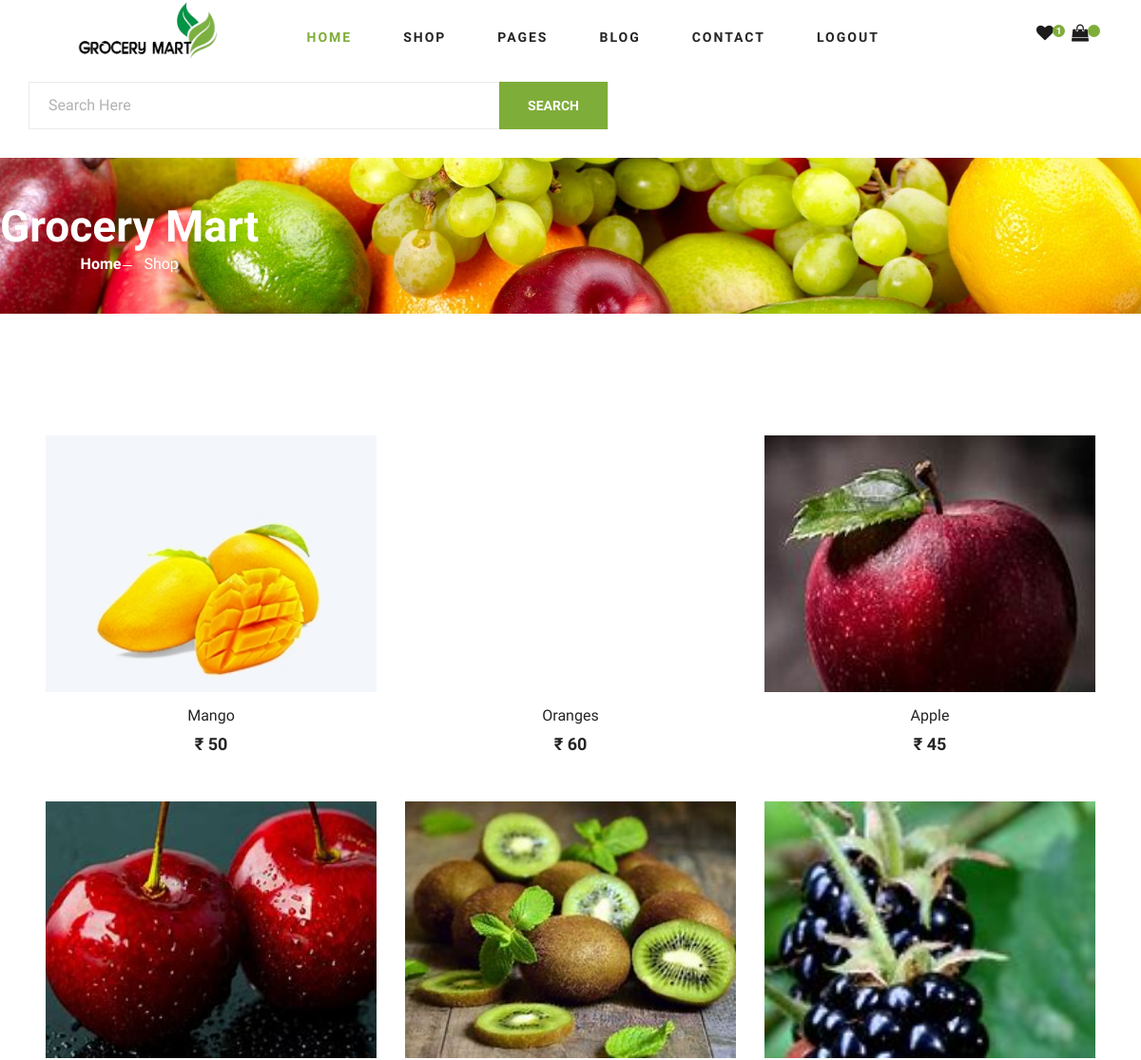
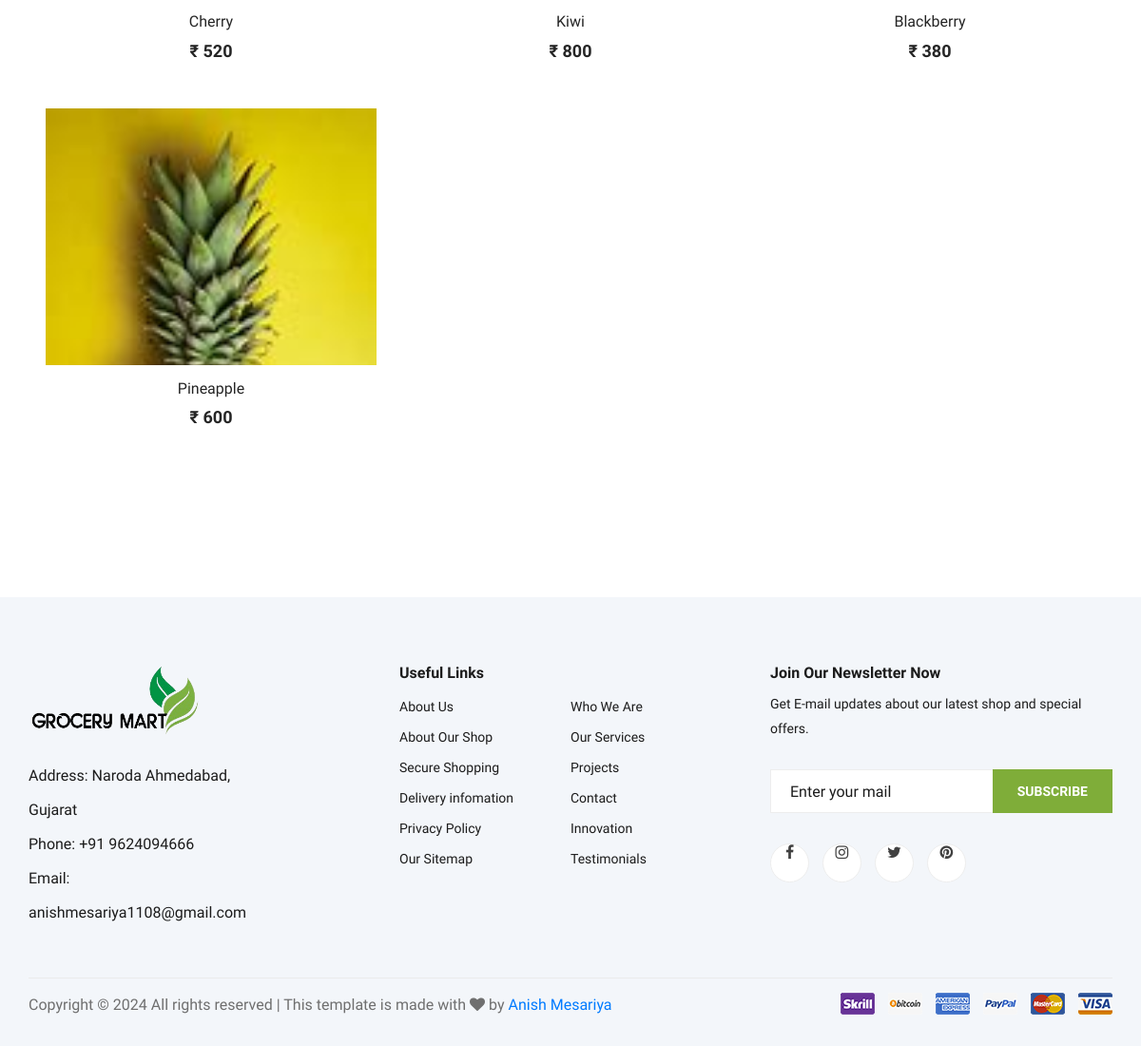
Page /category/1 on the committed database (2 pictures, top to bottom).
### myapp/models.py (models this page shows, shortened)
class Add_product(models.Model):
    main_id = models.ForeignKey(maincatagory,on_delete=models.CASCADE)
    user_id = models.ForeignKey(User, on_delete=models.CASCADE)
    pic = models.ImageField(upload_to = "img")
    name = models.CharField(max_length=30)
    quantuty = models.IntegerField(default=1)
    price = models.IntegerField()

### myapp/views.py (the view)
# urls.py: path('category/<str:id>',views.category,name='category'),
def category(request,id):
    mid = Add_product.objects.filter(main_id = id)
    context = {
        'mid' : mid
    }
    return render(request,"myapp/category.html",context)

### myapp/templates/myapp/category.html (shortened to what this page needs)
{% extends 'myapp/index.html' %}
{% load static %}
{% block content %}
<div class="container">
    <section class="hero hero-normal">
        <div class="row">
            <div class="col-lg-9">
                <div class="hero__search">
                    <div class="hero__search__form">
                        <form class="d-flex justify-content-between search-inner" action="/searchview" method="get">
                            <input type="text" class="form-control" id="search_input" placeholder="Search Here"
                                name="srch">
                            <button type="submit" class="site-btn">SEARCH</button>
                        </form>
                </div>
            </div>
        </div>
    </section>
</div>
<section class="breadcrumb-section set-bg" data-setbg="{% static 'img/ab_2.jpg' %}">
    <div class="row">
        <div class="col-lg-12 text-center">
            <div class="breadcrumb__text">
                <h2>Grocery Mart</h2>
                <div class="breadcrumb__option">
                    <a href="{% url 'index' %}">Home</a>
                    <span>Shop</span>
                </div>
            </div>
        </div>
    </div>
</section>
<section class="product spad">
    <div class="row p-5">
        {% for i in mid %}
        <div class="col-lg-4 col-md-6 col-sm-6">
            <div class="product__item">
                <div class="product__item__pic set-bg" data-setbg="{{i.pic.url}}">
                </div>
                <div class="product__item__text">
                    <h6><a href="#">{{i.name}}</a></h6>
                    <h5>₹ {{i.price}}</h5>
                </div>
            </div>
        </div>
        {% endfor %}
    </div>
</section>
{% endblock %}

### myapp/static/css/style.css (style rules this page uses)
html, body { height: 100%; font-family: "Cairo", sans-serif; -webkit-font-smoothing: antialiased; font-smoothing: antialiased; }
h1, h2, h3, h4, h5, h6 { margin: 0; color: #111111; font-weight: 400; font-family: "Cairo", sans-serif; }
h2 { font-size: 36px; }
h5 { font-size: 18px; }
h6 { font-size: 16px; }
.set-bg { background-repeat: no-repeat; background-size: cover; background-position: top center; }
.spad { padding-top: 100px; padding-bottom: 100px; }
.site-btn { font-size: 14px; color: #ffffff; font-weight: 800; text-transform: uppercase; display: inline-block; padding: 13px 30px 12px; background: #7fad39; border: none; }
.hero { padding-bottom: 50px; }
.hero.hero-normal { padding-bottom: 30px; }
.hero.hero-normal .hero__search { margin-bottom: 0; }
.hero__search { overflow: hidden; margin-bottom: 30px; }
.hero__search__form { width: 610px; height: 50px; border: 1px solid #ebebeb; position: relative; float: left; }
.hero__search__form form input { width: 70%; border: none; height: 48px; font-size: 16px; color: #b2b2b2; padding-left: 20px; }
.hero__search__form form input::placeholder { color: #b2b2b2; }
.hero__search__form form button { position: absolute; right: 0; top: -1px; height: 50px; }
.breadcrumb-section { display: flex; align-items: center; padding: 45px 0 40px; }
.breadcrumb__text h2 { font-size: 46px; color: #ffffff; font-weight: 700; }
.breadcrumb__option a { display: inline-block; font-size: 16px; color: #ffffff; font-weight: 700; margin-right: 20px; position: relative; }
.breadcrumb__option a:after { position: absolute; right: -12px; top: 13px; height: 1px; width: 10px; background: #ffffff; content: ""; }
.breadcrumb__option span { display: inline-block; font-size: 16px; color: #ffffff; }
.product { padding-top: 80px; padding-bottom: 80px; }
.product__item { margin-bottom: 50px; }
.product__item__pic { height: 270px; position: relative; overflow: hidden; }
.product__item__text { text-align: center; padding-top: 15px; }
.product__item__text h6 { margin-bottom: 10px; }
.product__item__text h6 a { color: #252525; }
.product__item__text h5 { color: #252525; font-weight: 700; }
@media only screen and (min-width: 1200px) { .container { max-width: 1170px; } }

### rows in the picture
Add_product: shows a picture, name "Mango", price "50"
Add_product: name "Oranges", price "60"
Add_product: shows a picture, name "Apple", price "45"
Add_product: shows a picture, name "Cherry", price "520"
Add_product: shows a picture, name "Kiwi", price "800"
Add_product: shows a picture, name "Blackberry", price "380"
Add_product: shows a picture, name "Pineapple", price "600"
